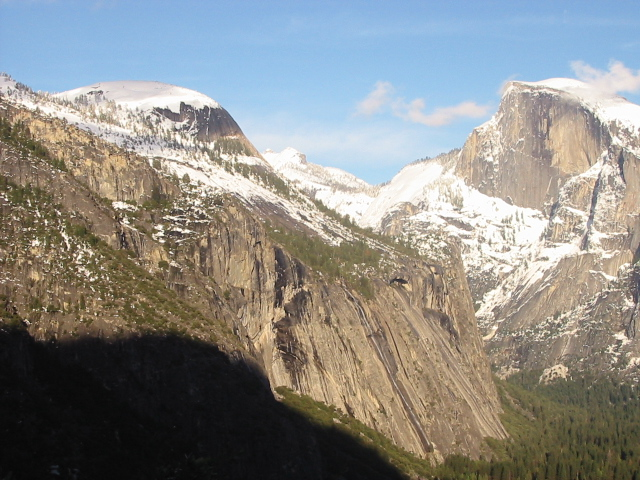
#> input picture Yosemite1.jpg, 640 x 480 px
$ python harristest.py
#> lines starting #> are read from the running program, lines starting #| are printed output that depends on the picture
#> the answer given: Yosemite1.jpg
import numpy as np
import cv2
import math
from scipy.ndimage import maximum_filter
np.seterr(divide='ignore', invalid='ignore')


def harrisCornerDetection(imgo):
	imgraw=input("Second Input\n")
#> the answer given: Yosemite2.jpg
#> imgraw = 'Yosemite2.jpg'
	secondImg1=cv2.imread(imgraw)
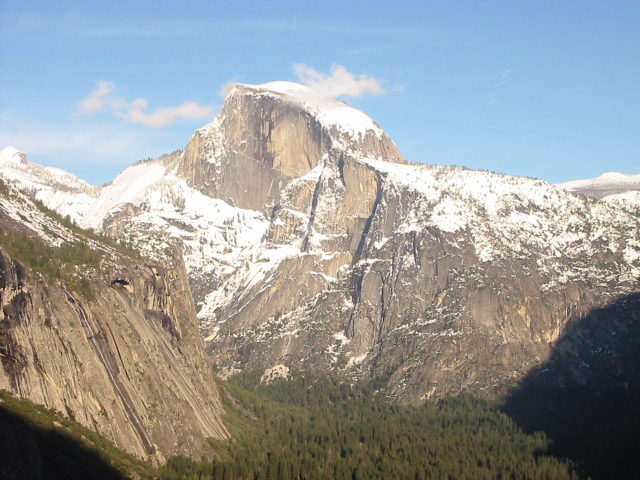
#> input picture Yosemite2.jpg, 640 x 480 px
#> secondImg1 is the input picture: shape (480, 640, 3); mean B, G, R 155.6, 155.5, 151.7
	img=np.float32(imgo)
#> imgo is the input picture: shape (480, 640, 3); mean B, G, R 135.4, 139.3, 139.5
	secondImg=np.float32(secondImg1)
	img=cv2.cvtColor(img,cv2.COLOR_BGR2GRAY)
#> img: shape (480, 640) float32
	secondImg=cv2.cvtColor(secondImg,cv2.COLOR_BGR2GRAY)
#> secondImg: shape (480, 640) float32
	height=img.shape[0]
#> height = 480
	width=img.shape[1]
#> width = 640
	secondHeight=secondImg.shape[0]
#> secondHeight = 480
	secondwidth=secondImg.shape[1]
#> secondwidth = 640
	hog=cv2.HOGDescriptor()
	dy,dx=np.gradient(img)
	dy2,dx2=np.gradient(secondImg)
	Ixx2=dx2**2
	Iyy2=dy2**2
	Ixy2=dx2*dy2
	Ixx2=cv2.GaussianBlur(Ixx2,(3,3),2)
	Iyy2=cv2.GaussianBlur(Iyy2,(3,3),2)
	Ixy2=cv2.GaussianBlur(Ixy2,(3,3),2)
	Ixx=dx**2
	Ixx=cv2.GaussianBlur(Ixx,(3,3),2)
	Iyy=dy**2
	Iyy=cv2.GaussianBlur(Iyy,(3,3),2)
	Ixy=dx*dy
	Ixy=cv2.GaussianBlur(Ixy,(3,3),2)
	thres=0.3
	windowsize=3
	rmax=0
	color_img=imgo.copy()
	#print(color_img.shape)
	color_img2=secondImg1.copy()
	#print(color_img2.shape)
	hog_image=imgo.copy()
	#finalimage=np.zeros((height,width))
	det= (Ixx*Iyy)-(Ixy**2)
	trace= Ixx+Iyy
	R=det/trace
	map(max, R)
	list(map(max, R))
	maxim=max(map(max, R))
#> maxim = 1298.7
	localmax=maximum_filter(R,size=3)
	localFilter=R ==localmax
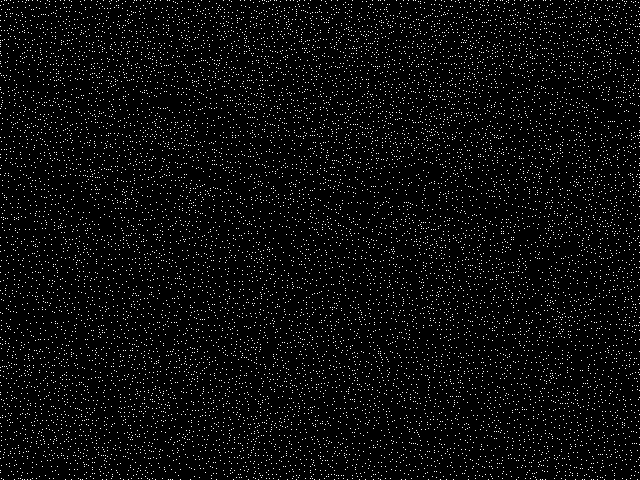
#> localFilter: shape (480, 640) bool; 4.1% white in thin lines or dots
	R=R * localFilter
	det1= (Ixx2*Iyy2)-(Ixy2**2)
	trace1= Ixx2+Iyy2
	R1=det1/trace1
	map(max, R1)
	list(map(max, R1))
	maxim1=max(map(max, R1))
#> maxim1 = 915.8
	localmax1=maximum_filter(R1,size=3)
	localFilter1=R1 ==localmax1
#> localFilter1: shape (480, 640) bool; 4.2% white in thin lines or dots
	R1=R1 * localFilter1
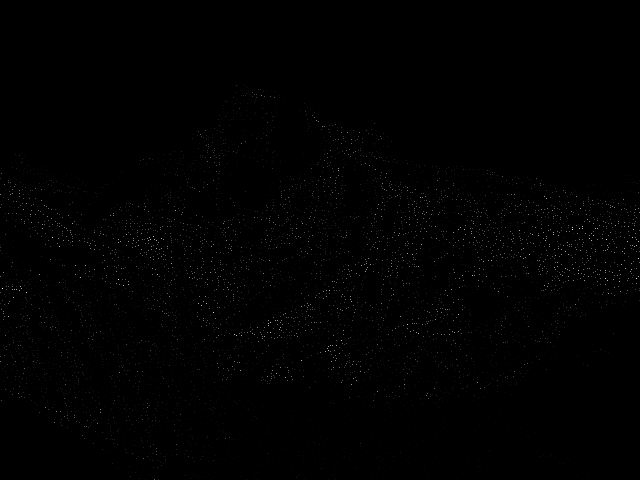
#> R1: shape (480, 640) float32; 0.02% of the values are NaN or infinite; the others: min 0, max 915.8, mean 3.4; drawn with min black, max white, NaN and infinite black
	tempTuple=[]
	for y in range(0,height,2):
		for x in range(0,width,2):
			if(R[y,x]>(maxim*thres)):
				if x-8<0 or x+8>img.shape[0] or y-8<0 or y+8>img.shape[1]:
					continue;
				#finalimage[y,x]=r[y,x]
				tempTuple.append((y,x))
				color_img.itemset((y,x,0),0)
				color_img.itemset((y,x,1),0)
				color_img.itemset((y,x,2),255)
				cv2.rectangle(color_img,(x-2,y-2),(x+2,y+2),255,1)
#> after the loop, tempTuple = 122 pairs, first value 92 to 408, second value 8 to 470


	vis = np.concatenate((imgo, color_img), axis=1)
	cv2.imshow("Test",vis)
	cv2.waitKey(0)
	cv2.destroyAllWindows();

	tempTuple1=[]
	for y in range(0,secondHeight,2):
		for x in range(0,secondwidth,2):
			if(R1[y,x]>(maxim1*thres)):
				#finalimage[y,x]=r[y,x]
				if x-8<0 or x+8>imgo.shape[0] or y-8<0 or y+8>imgo.shape[1]:
					continue;
				tempTuple1.append((y,x))
				color_img2.itemset((y,x,0),0)
				color_img2.itemset((y,x,1),0)
				color_img2.itemset((y,x,2),255)
				cv2.rectangle(color_img2,(x-2,y-2),(x+2,y+2),255,1)
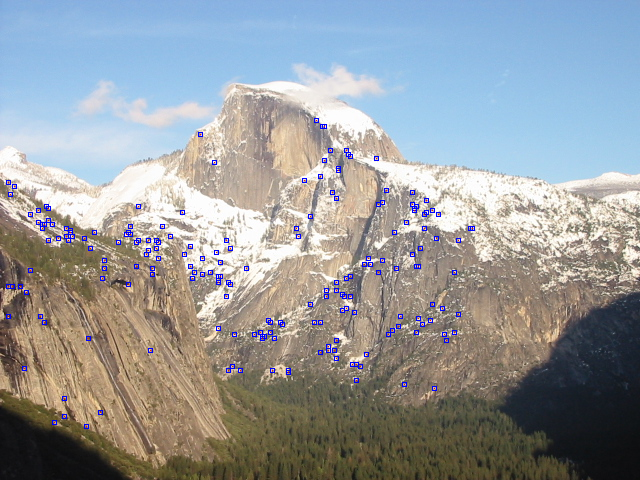
#> color_img2: shape (480, 640, 3); mean B, G, R 156.5, 153.8, 150.1
#> after the loop, tempTuple1 = 197 pairs, first value 120 to 426, second value 8 to 472

	desDict = {}
	desDict1 = {}

	#secondImg=np.uint8(secondImg)
	#hist1=hog.compute(secondImg,hog.blockStride,hog.cellSize,tempTuple1)
	#print(hist1.shape)
	arr = img.astype(np.float64)
	arr2=secondImg.astype(np.float64)
	for q in tempTuple:
		desDict[(q[0],q[1])]=getdescriptor(arr,q[0],q[1])
#> this loop made 122 passes
#> q on passes 2 to 13: (106, 66), (108, 202), (108, 214), (114, 48), (114, 138), (120, 188), (128, 178), (132, 176), (132, 194), (140, 36), (142, 56), (142, 136)
#> q on pass 1: (92, 102)

	for e in tempTuple1:
		desDict1[(e[0],e[1])]=getdescriptor(arr2,e[0],e[1])
#> this loop made 197 passes
#> e on passes 1 to 3: (120, 316), (126, 322), (126, 324)

	# [6 lines of commented-out code are left out]
	if desDict=={} or desDict1=={}:
		return False
	else:
		# [5 lines of commented-out code are left out]
		firstarray=np.zeros((len(tempTuple),128))
#> firstarray: shape (122, 128) float64; every value is 0
		i=0
		for p in tempTuple:
			po=desDict[(p[0],p[1])]
			j=0
			for p in po:
				firstarray[i][j]=p
				j=j+1
			i=i+1
#> this loop made 122 passes
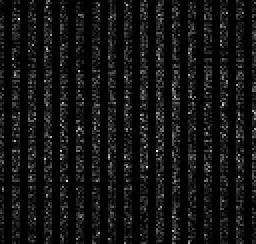
#> firstarray: shape (122, 128) float64 (shown 2 times larger); min 0, max 1457.9, mean 103.4; drawn with min black and max white


		#print(firstarray.shape)
		secondarray=np.zeros((len(tempTuple1),128))
#> secondarray: shape (197, 128) float64; every value is 0
		i=0
		for q in tempTuple1:
			#print(q)
			la=desDict1[(q[0],q[1])]
			j=0
			for p in la:
				secondarray[i][j]=p
				j=j+1
			i=i+1
#> this loop made 197 passes
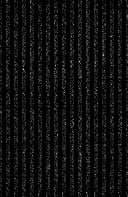
#> secondarray: shape (197, 128) float64; min 0, max 1747.7, mean 95.8; drawn with min black and max white

		pipp=0
		pipw=0
		min=1
		i=0
		j=0
		innerPointX=0
		innerPointY=0
		finalList=[]
		finalFirst=[]
		finalSecond=[]
		firstarray = firstarray / np.linalg.norm(firstarray)
		secondarray = secondarray / np.linalg.norm(secondarray)
		print(len(tempTuple),firstarray.shape,len(tempTuple1),secondarray.shape)
#| 122 (122, 128) 197 (197, 128)

		if(len(tempTuple) == len(tempTuple1)):
			print("Correct Length ");
		else:
			print("Incorrect Lenth");

		for k in tempTuple:
			j=0
			for y in tempTuple1:
				tt=np.sum((firstarray[i]-secondarray[j])**2)
				if tt<min:
					min=tt
					innerPointX=y[0]
					innerPointY=y[1]
				j=j+1
				#print (min)
			finalList.append(min)
			finalSecond.append((k[0],k[1]))
			finalFirst.append((innerPointX,innerPointY))
			i=i+1
#> this loop made 122 passes


	vis = np.concatenate((secondImg1, color_img2), axis=1)
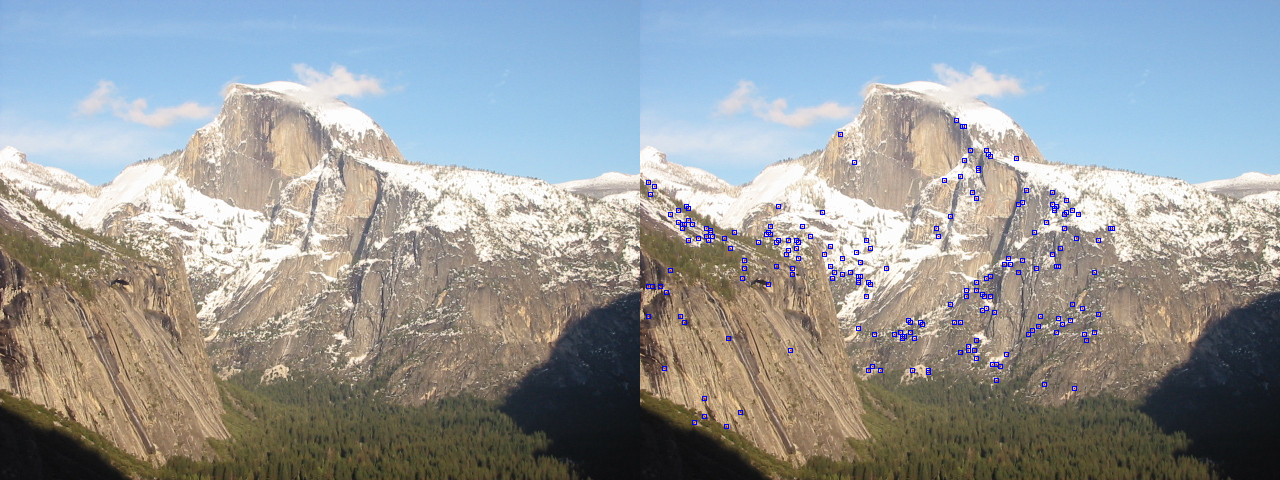
#> vis: shape (480, 1280, 3); mean B, G, R 156.1, 154.7, 150.9
	cv2.imshow("Test",vis)
	cv2.waitKey(0)
	cv2.destroyAllWindows();

def getdescriptor(imarr,i,j):
	#print("Hello")
	vec = [0]*16
	vec[0] = localdir(i-8,j-8,imarr)
	vec[1] = localdir(i-8,j-4,imarr)
	vec[2] = localdir(i-4,j-8,imarr)
	vec[3] = localdir(i-4,j-4,imarr)
	vec[4] = localdir(i-8,j,imarr)
	vec[5] = localdir(i-8,j+4,imarr)
	vec[6] = localdir(i-4,j,imarr)
	vec[7] = localdir(i-4,j+4,imarr)
	vec[8] = localdir(i,j-8,imarr)
	vec[9] = localdir(i,j-4,imarr)
	vec[10] = localdir(i,j,imarr)
	vec[11] = localdir(i,j+4,imarr)
	vec[12] = localdir(i+4,j-8,imarr)
	vec[13] = localdir(i+4,j-4,imarr)
	vec[14] = localdir(i+4,j,imarr)
	vec[15] = localdir(i+4,j+4,imarr)

	return [val for subl in vec for val in subl]


def direction(i,j,imarr):
		#print(imarr.shape)
		mij=0
		theta=0
		#if i<470 and j<630:
		mij = math.sqrt((imarr[i+1,j]-imarr[i-1,j])**2
				+(imarr[i,j+1]-imarr[i,j-1])**2)
		theta = math.atan((imarr[i,j+1]-imarr[i,j-1])
				/(imarr[i+1,j]-imarr[i-1,j]))

		return mij,theta


def localdir(i,j,imarr):
	#print(i,j)
	P = math.pi
	localDir = [0]*8

	for b in range(i,i+4):
		for c in range(j,j+4):
			m,t = direction(b,c,imarr)
			t=math.degrees(t)
			#print(t)
			if t>=0 and t<=45:
				localDir[0]+=m
			elif t>45 and t<=90:
				localDir[1]+=m
			elif t>90 and t<=135:
				localDir[2]+=m
			elif t>135 and t<180:
				localDir[3]+=m
			elif t>-180 and t<=-135:
				localDir[4]+=m
			elif t>-135 and t<=-90:
				localDir[5]+=m
			elif t>-90 and t<=-45:
				localDir[6]+=m
			elif t>-45 and t<=0:
				localDir[7]+=m
	return localDir


if __name__=="__main__":
	imgraw=input("imgage Input\n")
	harrisCornerDetection(cv2.imread(imgraw))
